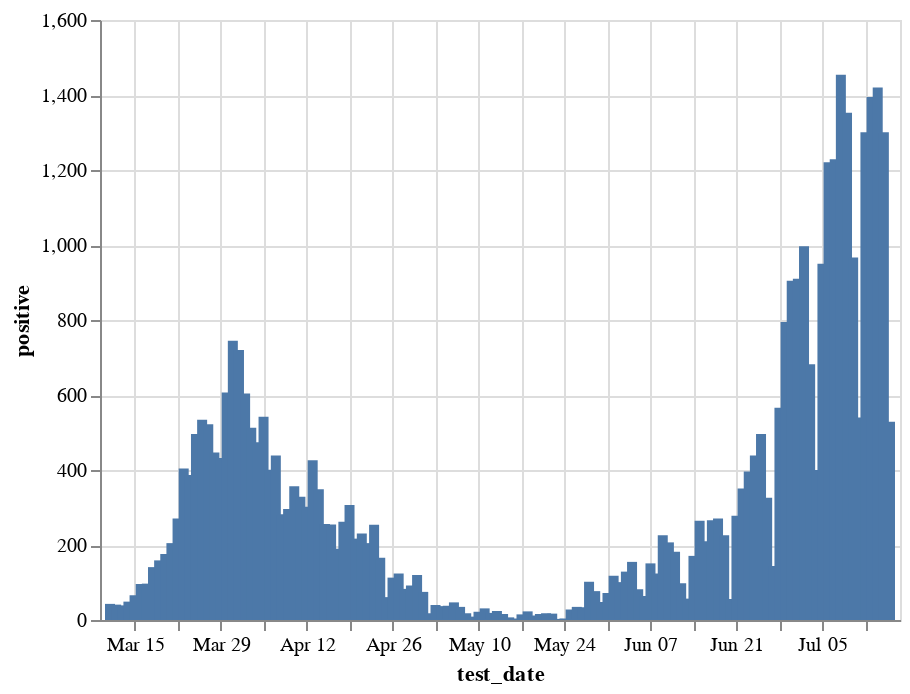

Source (notebook cell):
### Code cell
alt.Chart(pr.reset_index()).mark_bar().encode(
    x='test_date',
    y='positive',
    tooltip=['test_date', 'positive']
).interactive()

### Figure 1 — Vega-Lite specification as saved in the notebook (floating-point values rounded to 4 significant figures)
{"config": {"view": {"continuousWidth": 400, "continuousHeight": 300}}, "data": {"name": "data-1eb410d1432af4c23b88a03c388f29b5"}, "mark": "bar", "encoding": {"tooltip": [{"type": "temporal", "field": "test_date"}, {"type": "quantitative", "field": "positive"}], "x": {"type": "temporal", "field": "test_date"}, "y": {"type": "quantitative", "field": "positive"}}, "selection": {"selector006": {"type": "interval", "bind": "scales", "encodings": ["x", "y"]}}, "$schema": "https://vega.github.io/schema/vega-lite/v4.8.1.json", "datasets": {"data-1eb410d1432af4c23b88a03c388f29b5": [{"test_date": "2020-03-11T00:00:00", "negative": 319, "positive": 43, "positive_rate": 0.1188}, {"test_date": "2020-03-12T00:00:00", "negative": 597, "positive": 41, "positive_rate": 0.06426}, {"test_date": "2020-03-13T00:00:00", "negative": 706, "positive": 39, "positive_rate": 0.05235}, {"test_date": "2020-03-14T00:00:00", "negative": 681, "positive": 49, "positive_rate": 0.06712}, {"test_date": "2020-03-15T00:00:00", "negative": 960, "positive": 66, "positive_rate": 0.06433}, {"test_date": "2020-03-16T00:00:00", "negative": 1335, "positive": 96, "positive_rate": 0.06709}, {"test_date": "2020-03-17T00:00:00", "negative": 1412, "positive": 97, "positive_rate": 0.06428}, {"test_date": "2020-03-18T00:00:00", "negative": 1930, "positive": 141, "positive_rate": 0.06808}, {"test_date": "2020-03-19T00:00:00", "negative": 2107, "positive": 159, "positive_rate": 0.07017}, {"test_date": "2020-03-20T00:00:00", "negative": 1734, "positive": 176, "positive_rate": 0.09215}, {"test_date": "2020-03-21T00:00:00", "negative": 1541, "positive": 205, "positive_rate": 0.1174}, {"test_date": "2020-03-22T00:00:00", "negative": 3311, "positive": 271, "positive_rate": 0.07566}, {"test_date": "2020-03-23T00:00:00", "negative": 3193, "positive": 404, "positive_rate": 0.1123}, {"test_date": "2020-03-24T00:00:00", "negative": 4538, "positive": 387, "positive_rate": 0.07858}, {"test_date": "2020-03-25T00:00:00", "negative": 5066, "positive": 496, "positive_rate": 0.08918}, {"test_date": "2020-03-26T00:00:00", "negative": 5932, "positive": 534, "positive_rate": 0.08259}, {"test_date": "2020-03-27T00:00:00", "negative": 5279, "positive": 522, "positive_rate": 0.08998}, {"test_date": "2020-03-28T00:00:00", "negative": 5316, "positive": 447, "positive_rate": 0.07756}, {"test_date": "2020-03-29T00:00:00", "negative": 4827, "positive": 432, "positive_rate": 0.08214}, {"test_date": "2020-03-30T00:00:00", "negative": 5350, "positive": 607, "positive_rate": 0.1019}, {"test_date": "2020-03-31T00:00:00", "negative": 6760, "positive": 745, "positive_rate": 0.09927}, {"test_date": "2020-04-01T00:00:00", "negative": 8315, "positive": 720, "positive_rate": 0.07969}, {"test_date": "2020-04-02T00:00:00", "negative": 8066, "positive": 604, "positive_rate": 0.06967}, {"test_date": "2020-04-03T00:00:00", "negative": 7799, "positive": 513, "positive_rate": 0.06172}, {"test_date": "2020-04-04T00:00:00", "negative": 5057, "positive": 474, "positive_rate": 0.0857}, {"test_date": "2020-04-05T00:00:00", "negative": 7439, "positive": 542, "positive_rate": 0.06791}, {"test_date": "2020-04-06T00:00:00", "negative": 5244, "positive": 401, "positive_rate": 0.07104}, {"test_date": "2020-04-07T00:00:00", "negative": 5354, "positive": 439, "positive_rate": 0.07578}, {"test_date": "2020-04-08T00:00:00", "negative": 3938, "positive": 282, "positive_rate": 0.06682}, {"test_date": "2020-04-09T00:00:00", "negative": 4454, "positive": 296, "positive_rate": 0.06232}, {"test_date": "2020-04-10T00:00:00", "negative": 5598, "positive": 357, "positive_rate": 0.05995}, {"test_date": "2020-04-11T00:00:00", "negative": 4383, "positive": 329, "positive_rate": 0.06982}, {"test_date": "2020-04-12T00:00:00", "negative": 5761, "positive": 302, "positive_rate": 0.04981}, {"test_date": "2020-04-13T00:00:00", "negative": 7821, "positive": 426, "positive_rate": 0.05166}, {"test_date": "2020-04-14T00:00:00", "negative": 6402, "positive": 349, "positive_rate": 0.0517}, {"test_date": "2020-04-15T00:00:00", "negative": 7233, "positive": 256, "positive_rate": 0.03418}, {"test_date": "2020-04-16T00:00:00", "negative": 9294, "positive": 255, "positive_rate": 0.0267}, {"test_date": "2020-04-17T00:00:00", "negative": 7375, "positive": 190, "positive_rate": 0.02512}, {"test_date": "2020-04-18T00:00:00", "negative": 6445, "positive": 262, "positive_rate": 0.03906}, {"test_date": "2020-04-19T00:00:00", "negative": 10508, "positive": 307, "positive_rate": 0.02839}, {"test_date": "2020-04-20T00:00:00", "negative": 10671, "positive": 217, "positive_rate": 0.01993}, {"test_date": "2020-04-21T00:00:00", "negative": 9313, "positive": 231, "positive_rate": 0.0242}, {"test_date": "2020-04-22T00:00:00", "negative": 9229, "positive": 205, "positive_rate": 0.02173}, {"test_date": "2020-04-23T00:00:00", "negative": 9386, "positive": 254, "positive_rate": 0.02635}, {"test_date": "2020-04-24T00:00:00", "negative": 7200, "positive": 166, "positive_rate": 0.02254}, {"test_date": "2020-04-25T00:00:00", "negative": 4817, "positive": 61, "positive_rate": 0.01251}, {"test_date": "2020-04-26T00:00:00", "negative": 7385, "positive": 113, "positive_rate": 0.01507}, {"test_date": "2020-04-27T00:00:00", "negative": 6975, "positive": 124, "positive_rate": 0.01747}, {"test_date": "2020-04-28T00:00:00", "negative": 6124, "positive": 83, "positive_rate": 0.01337}, {"test_date": "2020-04-29T00:00:00", "negative": 4573, "positive": 92, "positive_rate": 0.01972}, {"test_date": "2020-04-30T00:00:00", "negative": 6678, "positive": 120, "positive_rate": 0.01765}, {"test_date": "2020-05-01T00:00:00", "negative": 5787, "positive": 75, "positive_rate": 0.01279}, {"test_date": "2020-05-02T00:00:00", "negative": 2375, "positive": 18, "positive_rate": 0.007522}, {"test_date": "2020-05-03T00:00:00", "negative": 5854, "positive": 40, "positive_rate": 0.006787}, {"test_date": "2020-05-04T00:00:00", "negative": 5543, "positive": 37, "positive_rate": 0.006631}, {"test_date": "2020-05-05T00:00:00", "negative": 6319, "positive": 38, "positive_rate": 0.005978}, {"test_date": "2020-05-06T00:00:00", "negative": 6328, "positive": 47, "positive_rate": 0.007373}, {"test_date": "2020-05-07T00:00:00", "negative": 7246, "positive": 35, "positive_rate": 0.004807}, {"test_date": "2020-05-08T00:00:00", "negative": 3947, "positive": 18, "positive_rate": 0.00454}, {"test_date": "2020-05-09T00:00:00", "negative": 849, "positive": 9, "positive_rate": 0.01049}, {"test_date": "2020-05-10T00:00:00", "negative": 4710, "positive": 22, "positive_rate": 0.004649}, {"test_date": "2020-05-11T00:00:00", "negative": 5786, "positive": 31, "positive_rate": 0.005329}, {"test_date": "2020-05-12T00:00:00", "negative": 5021, "positive": 19, "positive_rate": 0.00377}, {"test_date": "2020-05-13T00:00:00", "negative": 4948, "positive": 24, "positive_rate": 0.004827}, {"test_date": "2020-05-14T00:00:00", "negative": 4469, "positive": 16, "positive_rate": 0.003567}, {"test_date": "2020-05-15T00:00:00", "negative": 1979, "positive": 7, "positive_rate": 0.003525}, {"test_date": "2020-05-16T00:00:00", "negative": 675, "positive": 4, "positive_rate": 0.005891}, {"test_date": "2020-05-17T00:00:00", "negative": 3341, "positive": 15, "positive_rate": 0.00447}, {"test_date": "2020-05-18T00:00:00", "negative": 4407, "positive": 23, "positive_rate": 0.005192}, {"test_date": "2020-05-19T00:00:00", "negative": 4124, "positive": 12, "positive_rate": 0.002901}, {"test_date": "2020-05-20T00:00:00", "negative": 3731, "positive": 16, "positive_rate": 0.00427}, {"test_date": "2020-05-21T00:00:00", "negative": 3976, "positive": 18, "positive_rate": 0.004507}, {"test_date": "2020-05-22T00:00:00", "negative": 2556, "positive": 17, "positive_rate": 0.006607}, {"test_date": "2020-05-23T00:00:00", "negative": 567, "positive": 3, "positive_rate": 0.005263}, {"test_date": "2020-05-24T00:00:00", "negative": 2718, "positive": 4, "positive_rate": 0.00147}, {"test_date": "2020-05-25T00:00:00", "negative": 4200, "positive": 28, "positive_rate": 0.006623}, {"test_date": "2020-05-26T00:00:00", "negative": 3800, "positive": 35, "positive_rate": 0.009126}, {"test_date": "2020-05-27T00:00:00", "negative": 4356, "positive": 34, "positive_rate": 0.007745}, {"test_date": "2020-05-28T00:00:00", "negative": 3056, "positive": 102, "positive_rate": 0.0323}, {"test_date": "2020-05-29T00:00:00", "negative": 1089, "positive": 77, "positive_rate": 0.06604}, {"test_date": "2020-05-30T00:00:00", "negative": 1558, "positive": 48, "positive_rate": 0.02989}, {"test_date": "2020-05-31T00:00:00", "negative": 5300, "positive": 72, "positive_rate": 0.0134}, {"test_date": "2020-06-01T00:00:00", "negative": 9227, "positive": 118, "positive_rate": 0.01263}, {"test_date": "2020-06-02T00:00:00", "negative": 12906, "positive": 101, "positive_rate": 0.007765}, {"test_date": "2020-06-03T00:00:00", "negative": 12671, "positive": 129, "positive_rate": 0.01008}, {"test_date": "2020-06-04T00:00:00", "negative": 14071, "positive": 155, "positive_rate": 0.0109}, {"test_date": "2020-06-05T00:00:00", "negative": 9448, "positive": 82, "positive_rate": 0.008604}, {"test_date": "2020-06-06T00:00:00", "negative": 6563, "positive": 64, "positive_rate": 0.009657}, {"test_date": "2020-06-07T00:00:00", "negative": 10553, "positive": 151, "positive_rate": 0.01411}, {"test_date": "2020-06-08T00:00:00", "negative": 11656, "positive": 124, "positive_rate": 0.01053}, {"test_date": "2020-06-09T00:00:00", "negative": 13401, "positive": 226, "positive_rate": 0.01658}, {"test_date": "2020-06-10T00:00:00", "negative": 12931, "positive": 207, "positive_rate": 0.01576}, {"test_date": "2020-06-11T00:00:00", "negative": 12025, "positive": 182, "positive_rate": 0.01491}, {"test_date": "2020-06-12T00:00:00", "negative": 5921, "positive": 98, "positive_rate": 0.01628}, {"test_date": "2020-06-13T00:00:00", "negative": 2179, "positive": 57, "positive_rate": 0.02549}, {"test_date": "2020-06-14T00:00:00", "negative": 9183, "positive": 171, "positive_rate": 0.01828}, {"test_date": "2020-06-15T00:00:00", "negative": 12072, "positive": 265, "positive_rate": 0.02148}, {"test_date": "2020-06-16T00:00:00", "negative": 11148, "positive": 210, "positive_rate": 0.01849}, {"test_date": "2020-06-17T00:00:00", "negative": 10545, "positive": 266, "positive_rate": 0.0246}, {"test_date": "2020-06-18T00:00:00", "negative": 10210, "positive": 271, "positive_rate": 0.02586}, {"test_date": "2020-06-19T00:00:00", "negative": 6839, "positive": 226, "positive_rate": 0.03199}, {"test_date": "2020-06-20T00:00:00", "negative": 2556, "positive": 56, "positive_rate": 0.02144}, {"test_date": "2020-06-21T00:00:00", "negative": 9675, "positive": 278, "positive_rate": 0.02793}, {"test_date": "2020-06-22T00:00:00", "negative": 11586, "positive": 351, "positive_rate": 0.0294}, {"test_date": "2020-06-23T00:00:00", "negative": 13608, "positive": 396, "positive_rate": 0.02828}, {"test_date": "2020-06-24T00:00:00", "negative": 12459, "positive": 439, "positive_rate": 0.03404}, {"test_date": "2020-06-25T00:00:00", "negative": 13565, "positive": 496, "positive_rate": 0.03527}, {"test_date": "2020-06-26T00:00:00", "negative": 8346, "positive": 326, "positive_rate": 0.03759}, {"test_date": "2020-06-27T00:00:00", "negative": 3407, "positive": 144, "positive_rate": 0.04055}, {"test_date": "2020-06-28T00:00:00", "negative": 12104, "positive": 566, "positive_rate": 0.04467}, {"test_date": "2020-06-29T00:00:00", "negative": 15277, "positive": 795, "positive_rate": 0.04946}, {"test_date": "2020-06-30T00:00:00", "negative": 15583, "positive": 905, "positive_rate": 0.05489}, {"test_date": "2020-07-01T00:00:00", "negative": 15423, "positive": 910, "positive_rate": 0.05572}, {"test_date": "2020-07-02T00:00:00", "negative": 17930, "positive": 997, "positive_rate": 0.05268}, {"test_date": "2020-07-03T00:00:00", "negative": 11956, "positive": 682, "positive_rate": 0.05396}, {"test_date": "2020-07-04T00:00:00", "negative": 6849, "positive": 400, "positive_rate": 0.05518}, {"test_date": "2020-07-05T00:00:00", "negative": 15822, "positive": 950, "positive_rate": 0.05664}, {"test_date": "2020-07-06T00:00:00", "negative": 21684, "positive": 1221, "positive_rate": 0.05331}, {"test_date": "2020-07-07T00:00:00", "negative": 20165, "positive": 1229, "positive_rate": 0.05745}, {"test_date": "2020-07-08T00:00:00", "negative": 20488, "positive": 1454, "positive_rate": 0.06627}, {"test_date": "2020-07-09T00:00:00", "negative": 19669, "positive": 1353, "positive_rate": 0.06436}, {"test_date": "2020-07-10T00:00:00", "negative": 13764, "positive": 967, "positive_rate": 0.06564}, {"test_date": "2020-07-11T00:00:00", "negative": 7734, "positive": 540, "positive_rate": 0.06526}, {"test_date": "2020-07-12T00:00:00", "negative": 15547, "positive": 1301, "positive_rate": 0.07722}, {"test_date": "2020-07-13T00:00:00", "negative": 15523, "positive": 1395, "positive_rate": 0.08246}, {"test_date": "2020-07-14T00:00:00", "negative": 16601, "positive": 1420, "positive_rate": 0.0788}, {"test_date": "2020-07-15T00:00:00", "negative": 13767, "positive": 1301, "positive_rate": 0.08634}, {"test_date": "2020-07-16T00:00:00", "negative": 5644, "positive": 529, "positive_rate": 0.0857}]}}
